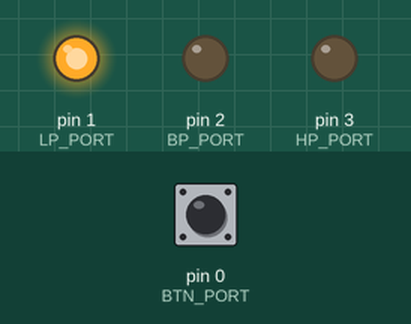
A sketch run on a simulated Arduino Uno, built with avr-gcc and run on an emulated ATmega328P. Shown: output pins drawn as LEDs (lit = HIGH). Inputs (shaded band) come from the test bench; at power-on: pin 0 (BTN_PORT) LOW.

Above: at 1.2 s.
1.3 s: pin 0 (BTN_PORT) pulled HIGH for 0.15 s
At 1.8 s:
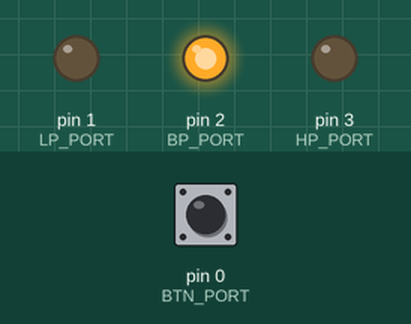
2.9 s: pin 0 (BTN_PORT) pulled HIGH for 1 s
At 4.2 s:
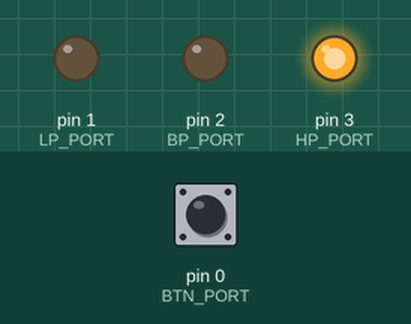
5.4 s: pin 0 (BTN_PORT) pulled HIGH for 0.15 s
At 6.1 s:
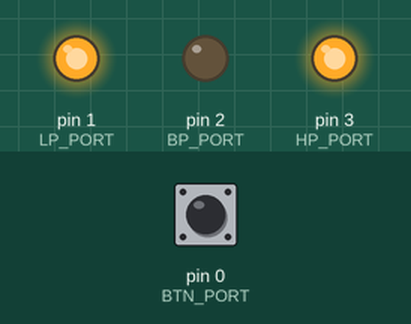
7.0 s: pin 0 (BTN_PORT) pulled HIGH for 3.2 s
At 7.4 s:
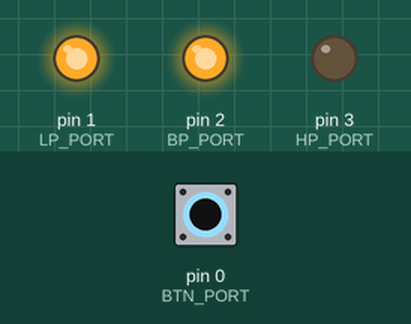
11.7 s: pin 0 (BTN_PORT) pulled HIGH for 0.15 s
At 12.1 s:
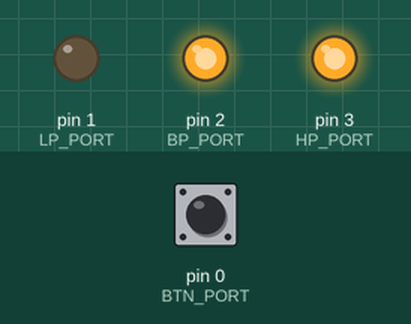
Timing chart, 0 to 14.3 s (numbered marks = the images above; inputs shaded):
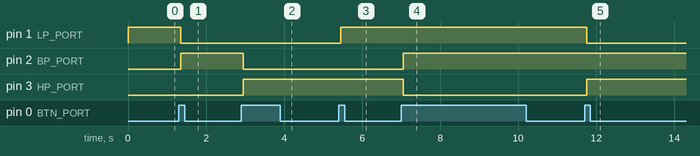

Measured:
- after the input at 1.3 s, pin 1 (LP_PORT): HIGH → LOW after 0.05 s; pin 2 (BP_PORT): LOW → HIGH after 0.05 s
- after the input at 2.9 s, pin 2 (BP_PORT): HIGH → LOW after 0.05 s; pin 3 (HP_PORT): LOW → HIGH after 0.05 s
- after the input at 5.4 s, pin 1 (LP_PORT): LOW → HIGH after 0.05 s
- after the input at 7.0 s, pin 2 (BP_PORT): LOW → HIGH after 0.05 s; pin 3 (HP_PORT): HIGH → LOW after 0.05 s
- after the input at 11.7 s, pin 1 (LP_PORT): HIGH → LOW after 0.05 s; pin 3 (HP_PORT): LOW → HIGH after 0.05 s

The sketch:

SteinerVCF.ino
```cpp
#define LP 0
#define BP 1
#define HP 2
#define LP_HP 3
#define LP_BP 4
#define BP_HP 5

#define MODE_COUNT 6

#define BTN_PORT 0
#define LP_PORT 1
#define BP_PORT 2
#define HP_PORT 3

int button_state;
int last_button_state = LOW;

unsigned long last_debounce_time = 0;
unsigned long debounce_delay = 50;

int current_mode = 0;

int enable_mode(int mode)
{
  // set all to low
  digitalWrite(LP_PORT, LOW);
  digitalWrite(BP_PORT, LOW);
  digitalWrite(HP_PORT, LOW);

  // set selected mode
  switch(mode)
  {
    case LP:
      digitalWrite(LP_PORT, HIGH);
    break;

    case BP:
      digitalWrite(BP_PORT, HIGH);
    break;

    case HP:
      digitalWrite(HP_PORT, HIGH);
    break;

    case LP_HP:
      digitalWrite(LP_PORT, HIGH);
      digitalWrite(HP_PORT, HIGH);
    break;

    case LP_BP:
      digitalWrite(LP_PORT, HIGH);
      digitalWrite(BP_PORT, HIGH);
    break;

    case BP_HP:
      digitalWrite(BP_PORT, HIGH);
      digitalWrite(HP_PORT, HIGH);
    break;
  }
}

void setup()
{
  // button port
  pinMode(BTN_PORT, INPUT);

  // output port
  pinMode(LP_PORT, OUTPUT);
  pinMode(BP_PORT, OUTPUT);
  pinMode(HP_PORT, OUTPUT);

  // start
  enable_mode(current_mode);
}

void loop()
{
  int reading = digitalRead(0);

  if (reading != last_button_state)
  {
    last_debounce_time = millis();
  }

  if ((millis() - last_debounce_time) > debounce_delay)
  {
    if (reading != button_state)
    {
      button_state = reading;

      if (button_state == HIGH)
      {
        current_mode++;

        if(current_mode == MODE_COUNT)
        {
          current_mode = 0;
        }

        enable_mode(current_mode);
      }
    }
  }

  last_button_state = reading;
}
```
